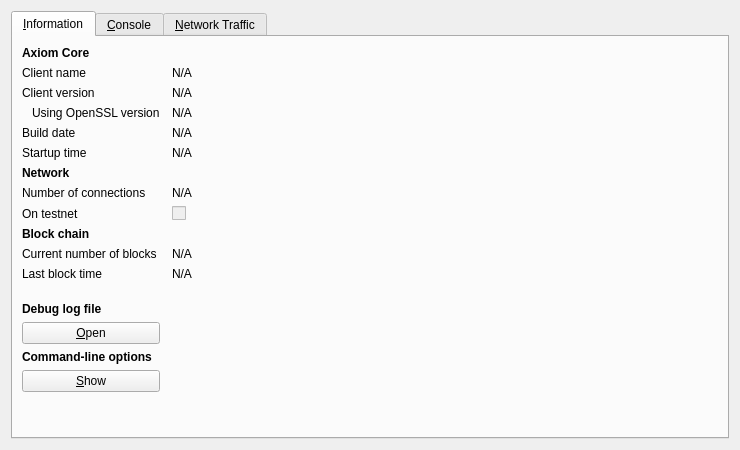
<?xml version="1.0" encoding="UTF-8"?>
<ui version="4.0">
 <class>RPCConsole</class>
 <widget class="QDialog" name="RPCConsole">
  <property name="geometry">
   <rect>
    <x>0</x>
    <y>0</y>
    <width>740</width>
    <height>450</height>
   </rect>
  </property>
  <property name="windowTitle">
   <string>Axiom - Debug window</string>
  </property>
  <layout class="QVBoxLayout" name="verticalLayout_2">
   <item>
    <widget class="QTabWidget" name="tabWidget">
     <property name="currentIndex">
      <number>0</number>
     </property>
     <widget class="QWidget" name="tab_info">
      <attribute name="title">
       <string>&amp;Information</string>
      </attribute>
      <layout class="QGridLayout" name="gridLayout" columnstretch="0,1">
       <property name="horizontalSpacing">
        <number>12</number>
       </property>
       <item row="0" column="0">
        <widget class="QLabel" name="label_9">
         <property name="font">
          <font>
           <weight>75</weight>
           <bold>true</bold>
          </font>
         </property>
         <property name="text">
          <string>Axiom Core</string>
         </property>
        </widget>
       </item>
       <item row="1" column="0">
        <widget class="QLabel" name="label_5">
         <property name="text">
          <string>Client name</string>
         </property>
        </widget>
       </item>
       <item row="1" column="1">
        <widget class="QLabel" name="clientName">
         <property name="cursor">
          <cursorShape>IBeamCursor</cursorShape>
         </property>
         <property name="text">
          <string>N/A</string>
         </property>
         <property name="textFormat">
          <enum>Qt::PlainText</enum>
         </property>
         <property name="textInteractionFlags">
          <set>Qt::LinksAccessibleByMouse|Qt::TextSelectableByKeyboard|Qt::TextSelectableByMouse</set>
         </property>
        </widget>
       </item>
       <item row="2" column="0">
        <widget class="QLabel" name="label_6">
         <property name="text">
          <string>Client version</string>
         </property>
        </widget>
       </item>
       <item row="2" column="1">
        <widget class="QLabel" name="clientVersion">
         <property name="cursor">
          <cursorShape>IBeamCursor</cursorShape>
         </property>
         <property name="text">
          <string>N/A</string>
         </property>
         <property name="textFormat">
          <enum>Qt::PlainText</enum>
         </property>
         <property name="textInteractionFlags">
          <set>Qt::LinksAccessibleByMouse|Qt::TextSelectableByKeyboard|Qt::TextSelectableByMouse</set>
         </property>
        </widget>
       </item>
       <item row="3" column="0">
        <widget class="QLabel" name="label_14">
         <property name="text">
          <string>Using OpenSSL version</string>
         </property>
         <property name="indent">
          <number>10</number>
         </property>
        </widget>
       </item>
       <item row="3" column="1">
        <widget class="QLabel" name="openSSLVersion">
         <property name="cursor">
          <cursorShape>IBeamCursor</cursorShape>
         </property>
         <property name="text">
          <string>N/A</string>
         </property>
         <property name="textFormat">
          <enum>Qt::PlainText</enum>
         </property>
         <property name="textInteractionFlags">
          <set>Qt::LinksAccessibleByMouse|Qt::TextSelectableByKeyboard|Qt::TextSelectableByMouse</set>
         </property>
        </widget>
       </item>
       <item row="4" column="0">
        <widget class="QLabel" name="label_12">
         <property name="text">
          <string>Build date</string>
         </property>
        </widget>
       </item>
       <item row="4" column="1">
        <widget class="QLabel" name="buildDate">
         <property name="cursor">
          <cursorShape>IBeamCursor</cursorShape>
         </property>
         <property name="text">
          <string>N/A</string>
         </property>
         <property name="textFormat">
          <enum>Qt::PlainText</enum>
         </property>
         <property name="textInteractionFlags">
          <set>Qt::LinksAccessibleByMouse|Qt::TextSelectableByKeyboard|Qt::TextSelectableByMouse</set>
         </property>
        </widget>
       </item>
       <item row="5" column="0">
        <widget class="QLabel" name="label_13">
         <property name="text">
          <string>Startup time</string>
         </property>
        </widget>
       </item>
       <item row="5" column="1">
        <widget class="QLabel" name="startupTime">
         <property name="cursor">
          <cursorShape>IBeamCursor</cursorShape>
         </property>
         <property name="text">
          <string>N/A</string>
         </property>
         <property name="textFormat">
          <enum>Qt::PlainText</enum>
         </property>
         <property name="textInteractionFlags">
          <set>Qt::LinksAccessibleByMouse|Qt::TextSelectableByKeyboard|Qt::TextSelectableByMouse</set>
         </property>
        </widget>
       </item>
       <item row="6" column="0">
        <widget class="QLabel" name="label_11">
         <property name="font">
          <font>
           <weight>75</weight>
           <bold>true</bold>
          </font>
         </property>
         <property name="text">
          <string>Network</string>
         </property>
        </widget>
       </item>
       <item row="7" column="0">
        <widget class="QLabel" name="label_7">
         <property name="text">
          <string>Number of connections</string>
         </property>
        </widget>
       </item>
       <item row="7" column="1">
        <widget class="QLabel" name="numberOfConnections">
         <property name="cursor">
          <cursorShape>IBeamCursor</cursorShape>
         </property>
         <property name="text">
          <string>N/A</string>
         </property>
         <property name="textFormat">
          <enum>Qt::PlainText</enum>
         </property>
         <property name="textInteractionFlags">
          <set>Qt::LinksAccessibleByMouse|Qt::TextSelectableByKeyboard|Qt::TextSelectableByMouse</set>
         </property>
        </widget>
       </item>
       <item row="8" column="0">
        <widget class="QLabel" name="label_8">
         <property name="text">
          <string>On testnet</string>
         </property>
        </widget>
       </item>
       <item row="8" column="1">
        <widget class="QCheckBox" name="isTestNet">
         <property name="enabled">
          <bool>false</bool>
         </property>
         <property name="text">
          <string/>
         </property>
        </widget>
       </item>
       <item row="9" column="0">
        <widget class="QLabel" name="label_10">
         <property name="font">
          <font>
           <weight>75</weight>
           <bold>true</bold>
          </font>
         </property>
         <property name="text">
          <string>Block chain</string>
         </property>
        </widget>
       </item>
       <item row="10" column="0">
        <widget class="QLabel" name="label_3">
         <property name="text">
          <string>Current number of blocks</string>
         </property>
        </widget>
       </item>
       <item row="10" column="1">
        <widget class="QLabel" name="numberOfBlocks">
         <property name="cursor">
          <cursorShape>IBeamCursor</cursorShape>
         </property>
         <property name="text">
          <string>N/A</string>
         </property>
         <property name="textFormat">
          <enum>Qt::PlainText</enum>
         </property>
         <property name="textInteractionFlags">
          <set>Qt::LinksAccessibleByMouse|Qt::TextSelectableByKeyboard|Qt::TextSelectableByMouse</set>
         </property>
        </widget>
       </item>
       <item row="11" column="0">
        <widget class="QLabel" name="label_2">
         <property name="text">
          <string>Last block time</string>
         </property>
        </widget>
       </item>
       <item row="11" column="1">
        <widget class="QLabel" name="lastBlockTime">
         <property name="cursor">
          <cursorShape>IBeamCursor</cursorShape>
         </property>
         <property name="text">
          <string>N/A</string>
         </property>
         <property name="textFormat">
          <enum>Qt::PlainText</enum>
         </property>
         <property name="textInteractionFlags">
          <set>Qt::LinksAccessibleByMouse|Qt::TextSelectableByKeyboard|Qt::TextSelectableByMouse</set>
         </property>
        </widget>
       </item>
       <item row="12" column="0">
        <spacer name="verticalSpacer_2">
         <property name="orientation">
          <enum>Qt::Vertical</enum>
         </property>
         <property name="sizeHint" stdset="0">
          <size>
           <width>20</width>
           <height>20</height>
          </size>
         </property>
        </spacer>
       </item>
       <item row="13" column="0">
        <widget class="QLabel" name="labelDebugLogfile">
         <property name="font">
          <font>
           <weight>75</weight>
           <bold>true</bold>
          </font>
         </property>
         <property name="text">
          <string>Debug log file</string>
         </property>
        </widget>
       </item>
       <item row="14" column="0">
        <widget class="QPushButton" name="openDebugLogfileButton">
         <property name="toolTip">
          <string>Open the Axiom debug log file from the current data directory. This can take a few seconds for large log files.</string>
         </property>
         <property name="text">
          <string>&amp;Open</string>
         </property>
         <property name="autoDefault">
          <bool>false</bool>
         </property>
        </widget>
       </item>
       <item row="15" column="0">
        <widget class="QLabel" name="labelCLOptions">
         <property name="font">
          <font>
           <weight>75</weight>
           <bold>true</bold>
          </font>
         </property>
         <property name="text">
          <string>Command-line options</string>
         </property>
        </widget>
       </item>
       <item row="16" column="0">
        <widget class="QPushButton" name="showCLOptionsButton">
         <property name="toolTip">
          <string>Show the Axiom-Qt help message to get a list with possible Axiom command-line options.</string>
         </property>
         <property name="text">
          <string>&amp;Show</string>
         </property>
         <property name="autoDefault">
          <bool>false</bool>
         </property>
        </widget>
       </item>
       <item row="17" column="0">
        <spacer name="verticalSpacer">
         <property name="orientation">
          <enum>Qt::Vertical</enum>
         </property>
         <property name="sizeHint" stdset="0">
          <size>
           <width>20</width>
           <height>40</height>
          </size>
         </property>
        </spacer>
       </item>
      </layout>
     </widget>
     <widget class="QWidget" name="tab_console">
      <attribute name="title">
       <string>&amp;Console</string>
      </attribute>
      <layout class="QVBoxLayout" name="verticalLayout_3">
       <property name="spacing">
        <number>3</number>
       </property>
       <item>
        <widget class="QTextEdit" name="messagesWidget">
         <property name="minimumSize">
          <size>
           <width>0</width>
           <height>100</height>
          </size>
         </property>
         <property name="readOnly">
          <bool>true</bool>
         </property>
         <property name="tabKeyNavigation" stdset="0">
          <bool>false</bool>
         </property>
         <property name="columnCount" stdset="0">
          <number>2</number>
         </property>
        </widget>
       </item>
       <item>
        <layout class="QHBoxLayout" name="horizontalLayout">
         <property name="spacing">
          <number>3</number>
         </property>
         <item>
          <widget class="QLabel" name="label">
           <property name="text">
            <string notr="true">&gt;</string>
           </property>
          </widget>
         </item>
         <item>
          <widget class="QLineEdit" name="lineEdit"/>
         </item>
         <item>
          <widget class="QPushButton" name="clearButton">
           <property name="maximumSize">
            <size>
             <width>24</width>
             <height>24</height>
            </size>
           </property>
           <property name="toolTip">
            <string>Clear console</string>
           </property>
           <property name="text">
            <string/>
           </property>
           <property name="icon">
            <iconset resource="../bitcoin.qrc">
             <normaloff>:/icons/remove</normaloff>:/icons/remove</iconset>
           </property>
           <property name="shortcut">
            <string notr="true">Ctrl+L</string>
           </property>
           <property name="autoDefault">
            <bool>false</bool>
           </property>
          </widget>
         </item>
        </layout>
       </item>
      </layout>
     </widget>
     <widget class="QWidget" name="tab">
      <attribute name="title">
       <string>&amp;Network Traffic</string>
      </attribute>
      <layout class="QHBoxLayout" name="horizontalLayout_3">
       <item>
        <layout class="QVBoxLayout" name="verticalLayout_4">
         <item>
          <widget class="TrafficGraphWidget" name="trafficGraph" native="true">
           <property name="sizePolicy">
            <sizepolicy hsizetype="Expanding" vsizetype="Expanding">
             <horstretch>0</horstretch>
             <verstretch>0</verstretch>
            </sizepolicy>
           </property>
          </widget>
         </item>
         <item>
          <layout class="QHBoxLayout" name="horizontalLayout_2">
           <item>
            <widget class="QSlider" name="sldGraphRange">
             <property name="minimum">
              <number>1</number>
             </property>
             <property name="maximum">
              <number>288</number>
             </property>
             <property name="pageStep">
              <number>12</number>
             </property>
             <property name="value">
              <number>6</number>
             </property>
             <property name="orientation">
              <enum>Qt::Horizontal</enum>
             </property>
            </widget>
           </item>
           <item>
            <widget class="QLabel" name="lblGraphRange">
             <property name="minimumSize">
              <size>
               <width>100</width>
               <height>0</height>
              </size>
             </property>
             <property name="alignment">
              <set>Qt::AlignCenter</set>
             </property>
            </widget>
           </item>
           <item>
            <widget class="QPushButton" name="btnClearTrafficGraph">
             <property name="text">
              <string>&amp;Clear</string>
             </property>
            </widget>
           </item>
          </layout>
         </item>
        </layout>
       </item>
       <item>
        <layout class="QVBoxLayout" name="verticalLayout">
         <item>
          <widget class="QGroupBox" name="groupBox">
           <property name="title">
            <string>Totals</string>
           </property>
           <layout class="QVBoxLayout" name="verticalLayout_5">
            <item>
             <layout class="QHBoxLayout" name="horizontalLayout_4">
              <item>
               <widget class="Line" name="line">
                <property name="sizePolicy">
                 <sizepolicy hsizetype="Fixed" vsizetype="Fixed">
                  <horstretch>0</horstretch>
                  <verstretch>0</verstretch>
                 </sizepolicy>
                </property>
                <property name="minimumSize">
                 <size>
                  <width>10</width>
                  <height>0</height>
                 </size>
                </property>
                <property name="palette">
                 <palette>
                  <active>
                   <colorrole role="Light">
                    <brush brushstyle="SolidPattern">
                     <color alpha="255">
                      <red>0</red>
                      <green>255</green>
                      <blue>0</blue>
                     </color>
                    </brush>
                   </colorrole>
                  </active>
                  <inactive>
                   <colorrole role="Light">
                    <brush brushstyle="SolidPattern">
                     <color alpha="255">
                      <red>0</red>
                      <green>255</green>
                      <blue>0</blue>
                     </color>
                    </brush>
                   </colorrole>
                  </inactive>
                  <disabled>
                   <colorrole role="Light">
                    <brush brushstyle="SolidPattern">
                     <color alpha="255">
                      <red>0</red>
                      <green>255</green>
                      <blue>0</blue>
                     </color>
                    </brush>
                   </colorrole>
                  </disabled>
                 </palette>
                </property>
                <property name="orientation">
                 <enum>Qt::Horizontal</enum>
                </property>
               </widget>
              </item>
              <item>
               <widget class="QLabel" name="label_16">
                <property name="text">
                 <string>In:</string>
                </property>
               </widget>
              </item>
              <item>
               <widget class="QLabel" name="lblBytesIn">
                <property name="minimumSize">
                 <size>
                  <width>50</width>
                  <height>0</height>
                 </size>
                </property>
                <property name="alignment">
                 <set>Qt::AlignRight|Qt::AlignTrailing|Qt::AlignVCenter</set>
                </property>
               </widget>
              </item>
             </layout>
            </item>
            <item>
             <layout class="QHBoxLayout" name="horizontalLayout_5">
              <item>
               <widget class="Line" name="line_2">
                <property name="sizePolicy">
                 <sizepolicy hsizetype="Fixed" vsizetype="Fixed">
                  <horstretch>0</horstretch>
                  <verstretch>0</verstretch>
                 </sizepolicy>
                </property>
                <property name="minimumSize">
                 <size>
                  <width>10</width>
                  <height>0</height>
                 </size>
                </property>
                <property name="palette">
                 <palette>
                  <active>
                   <colorrole role="Light">
                    <brush brushstyle="SolidPattern">
                     <color alpha="255">
                      <red>255</red>
                      <green>0</green>
                      <blue>0</blue>
                     </color>
                    </brush>
                   </colorrole>
                  </active>
                  <inactive>
                   <colorrole role="Light">
                    <brush brushstyle="SolidPattern">
                     <color alpha="255">
                      <red>255</red>
                      <green>0</green>
                      <blue>0</blue>
                     </color>
                    </brush>
                   </colorrole>
                  </inactive>
                  <disabled>
                   <colorrole role="Light">
                    <brush brushstyle="SolidPattern">
                     <color alpha="255">
                      <red>255</red>
                      <green>0</green>
                      <blue>0</blue>
                     </color>
                    </brush>
                   </colorrole>
                  </disabled>
                 </palette>
                </property>
                <property name="orientation">
                 <enum>Qt::Horizontal</enum>
                </property>
               </widget>
              </item>
              <item>
               <widget class="QLabel" name="label_17">
                <property name="text">
                 <string>Out:</string>
                </property>
               </widget>
              </item>
              <item>
               <widget class="QLabel" name="lblBytesOut">
                <property name="minimumSize">
                 <size>
                  <width>50</width>
                  <height>0</height>
                 </size>
                </property>
                <property name="alignment">
                 <set>Qt::AlignRight|Qt::AlignTrailing|Qt::AlignVCenter</set>
                </property>
               </widget>
              </item>
             </layout>
            </item>
            <item>
             <spacer name="verticalSpacer_4">
              <property name="orientation">
               <enum>Qt::Vertical</enum>
              </property>
              <property name="sizeHint" stdset="0">
               <size>
                <width>20</width>
                <height>407</height>
               </size>
              </property>
             </spacer>
            </item>
           </layout>
          </widget>
         </item>
        </layout>
       </item>
      </layout>
     </widget>
    </widget>
   </item>
  </layout>
 </widget>
 <customwidgets>
  <customwidget>
   <class>TrafficGraphWidget</class>
   <extends>QWidget</extends>
   <header>trafficgraphwidget.h</header>
   <container>1</container>
   <slots>
    <slot>clear()</slot>
   </slots>
  </customwidget>
 </customwidgets>
 <resources>
  <include location="../bitcoin.qrc"/>
 </resources>
 <connections/>
</ui>
